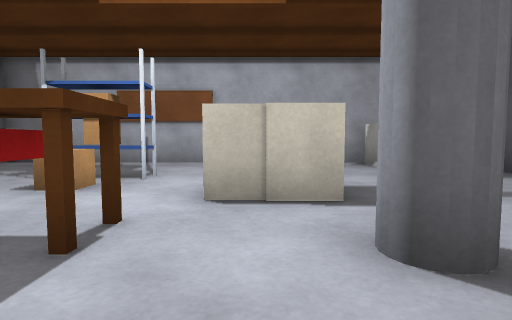
View 1 (above)

12 first-person views from a walk through a 3-D level made in the Unity game engine. The camera is 0.64 m above the floor, tilts 4° down and sees 80° across. Doors are open. The floor is counted in squares, 1 m on a side. Each view is taken from the middle of a square. On the plan, view 1 faces up. The plan holds only what a view shows up to about 9 squares ahead; the rest is blank. The place goes on beyond the plan. Surface patterns are stand-ins for the level's own textures.

View 2
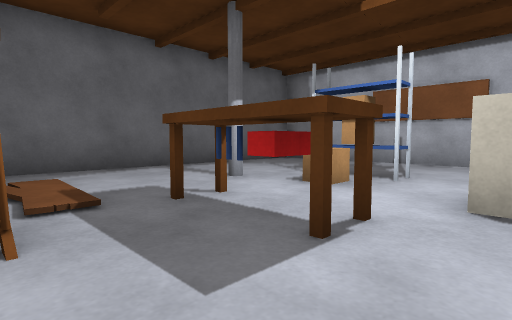

View 3
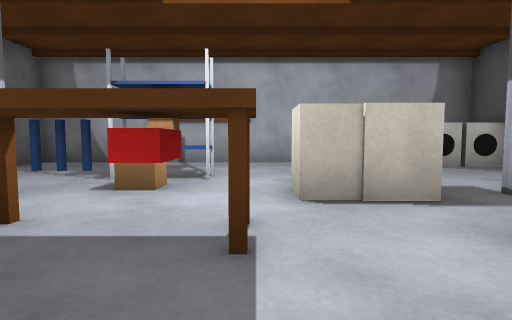

View 4
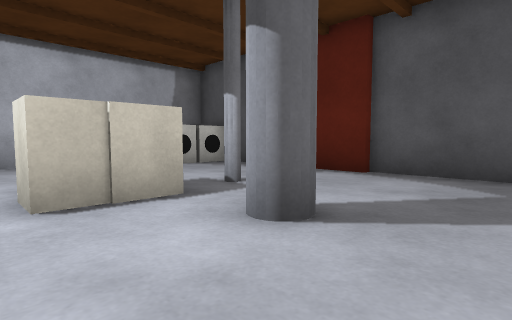

View 5
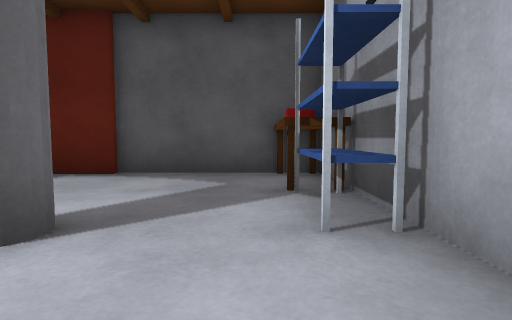

View 6
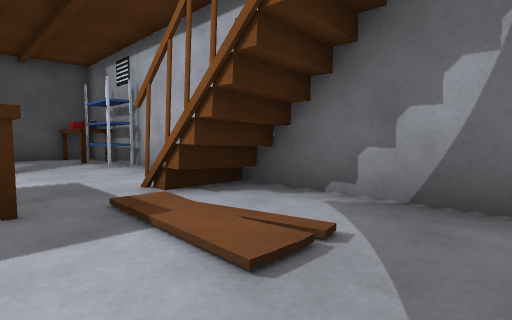

View 7
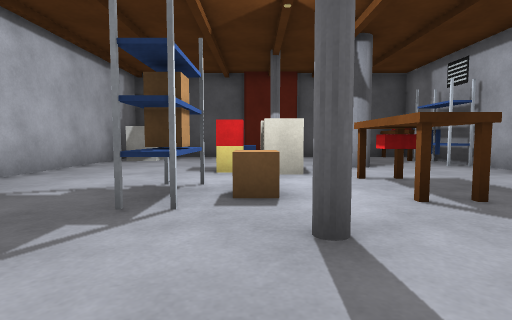

View 8
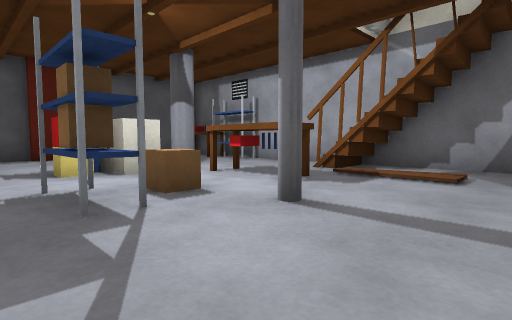

View 9
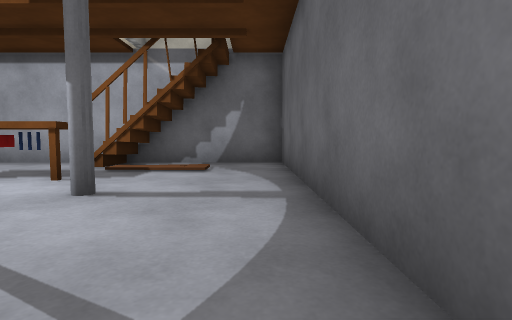

View 10
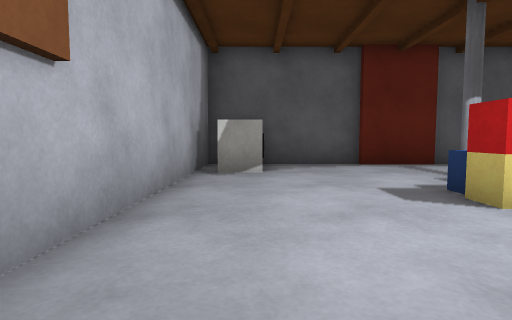

View 11
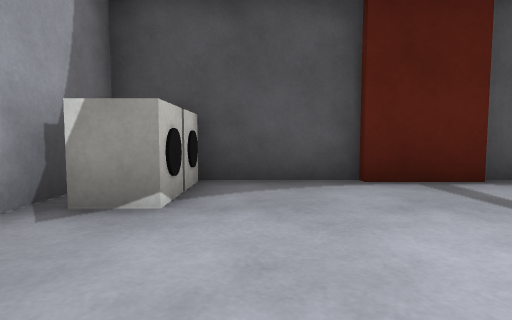

View 12
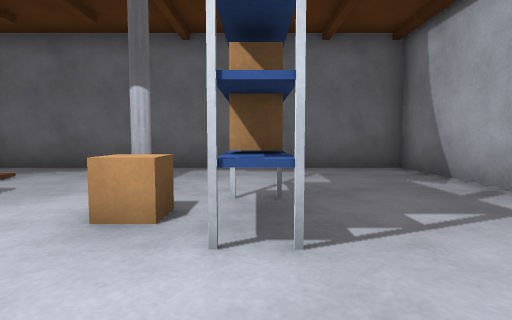

### Floor plan
Points are (right, up) in squares from view 1. A wall is a line through its corners. A room is listed if a view was taken in it or the views show most of it. See-through windows are left out.
Room 1 (views 1, 2, 3, 4, 5, 6, 7, 8, 9, 10, 11, 12)
walls: (-3.2, -1.2) (-3.2, -0.3); (-3.5, -1.2) (-3.5, -0.3); (4.5, 2.5) (4.5, 4.5); (4.7, 4.4) (4.7, 8.2) (-6.7, 8.2) (-6.7, -1.2) (1.5, -1.2); (4.7, -1.2) (4.7, 2.6)
low walls: (-2.5, -1.1) (-2.6, -0.3); (-2.8, -1.2) (-2.9, -0.3)
ways out: open door at (0, 8)
objects: other object (-4, 3); other object (-3, 0); other object (-3, 2) to (-1, 2); other object (-3, 5); other object (-2, 0); other object (-2, 5); other object (0, 3); other object (0, 4); other object (1, 2); other object (1, 4); other object (2, -1); other object (2, 3); other object (3, -1) to (4, -1); other object (3, 7); other object (3, 8); other object (4, 6); other object (4, 7)

Positions as (right, up) in squares from view 1, and headings:
1: (0, 0), facing up
2: (0, 0), facing up-left
3: (-1, 0), facing up
4: (-1, 0), facing up-right
5: (-1, 0), facing right
6: (-6, 2), facing down-right
7: (-6, 4), facing right
8: (-6, 6), facing down-right
9: (-6, 7), facing down
10: (-3, 7), facing right
11: (0, 6), facing right
12: (0, 5), facing left
